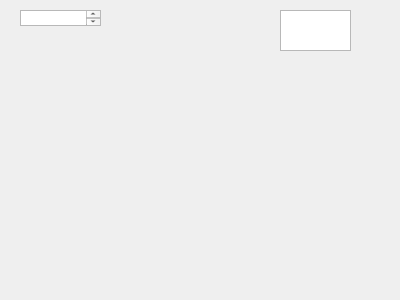
<?xml version="1.0" encoding="UTF-8"?>
<ui version="4.0">
 <class>Dialog</class>
 <widget class="QDialog" name="Dialog">
  <property name="geometry">
   <rect>
    <x>0</x>
    <y>0</y>
    <width>400</width>
    <height>300</height>
   </rect>
  </property>
  <property name="windowTitle">
   <string>Dialog</string>
  </property>
  <widget class="QTextEdit" name="textEdit">
   <property name="geometry">
    <rect>
     <x>20</x>
     <y>10</y>
     <width>81</width>
     <height>16</height>
    </rect>
   </property>
  </widget>
  <widget class="QTextEdit" name="textEdit_2">
   <property name="geometry">
    <rect>
     <x>280</x>
     <y>10</y>
     <width>71</width>
     <height>41</height>
    </rect>
   </property>
  </widget>
 </widget>
 <resources/>
 <connections/>
</ui>
